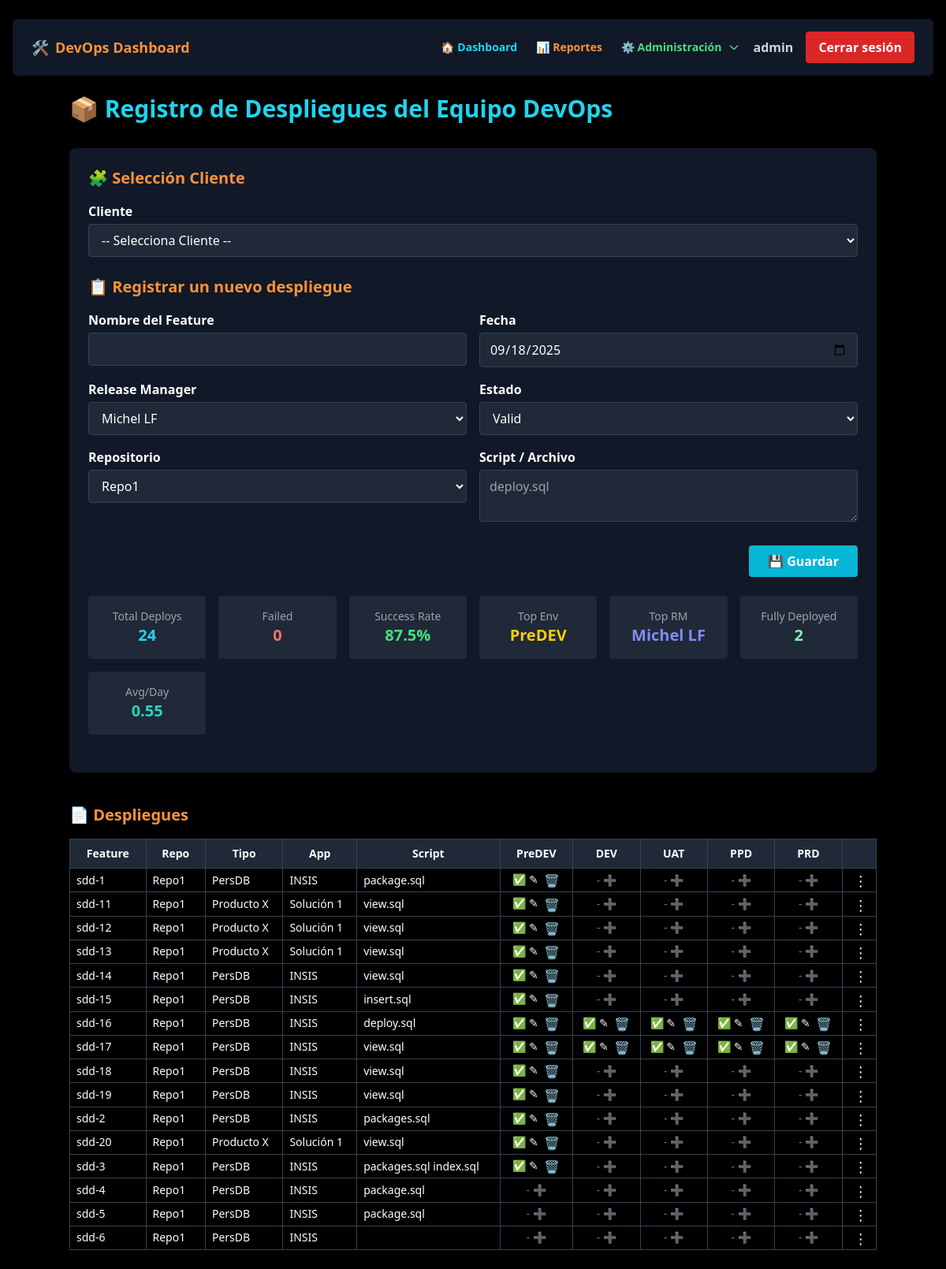
The page / (signed in) on the database its author committed.
### tables this page shows
CREATE TABLE deployments (
    id INTEGER PRIMARY KEY AUTOINCREMENT,
    feature_id INTEGER NOT NULL,
    ambiente TEXT,
    estado TEXT,
    fecha TEXT,
    release_manager TEXT,
    UNIQUE(feature_id, ambiente),
    FOREIGN KEY(feature_id) REFERENCES features(id)
);

CREATE TABLE "features" (
            id INTEGER PRIMARY KEY AUTOINCREMENT,
            product_id INTEGER NOT NULL,
            name TEXT NOT NULL,
            repositorio TEXT,
            master TEXT,
            UNIQUE(name, repositorio),
            FOREIGN KEY (product_id) REFERENCES products(id)
        );

CREATE TABLE products (
            id INTEGER PRIMARY KEY AUTOINCREMENT,
            solution_id INTEGER,
            name TEXT NOT NULL,
            FOREIGN KEY (solution_id) REFERENCES solutions(id)
        );

CREATE TABLE solutions (
            id INTEGER PRIMARY KEY AUTOINCREMENT,
            tenant_id INTEGER,
            name TEXT NOT NULL,
            FOREIGN KEY (tenant_id) REFERENCES tenants(id)
        );

### app.py (the view, shortened to what this page needs)
@app.route("/", methods=["GET", "POST"])
@login_required
def index():
    if 'role' in session and session['role'] == 'viewer':
        return redirect(url_for('reports'))
    filtro = request.args.get("filtro", "").strip()
    filter_estado = request.args.get("filter_estado", "")
    filter_ambiente = request.args.get("filter_ambiente", "")
    rows_all = get_all_features()
    rows_filtered = get_all_features()
    filtered_deployments = [
        r for r in rows_filtered
        if (not filtro or
            filtro.lower() in r["name"].lower() or
            filtro.lower() in r["repositorio"].lower() or
            filtro.lower() in (r["estado"] or "").lower())
        and (not filter_estado or r["estado"] == filter_estado)
        and (not filter_ambiente or r["ambiente"] == filter_ambiente)
    ]
    grouped = defaultdict(lambda: {
        "repositorio": "", "type": "", "application": "", "master": "",
        "env_status": {env: "" for env in ambiente_options}
    })
    for row in rows_all:
        name = row["name"]
        grouped[name]["repositorio"] = row["repositorio"]
        grouped[name]["type"] = row["type"]
        grouped[name]["application"] = row["application"]
        grouped[name]["master"] = row["master"]
        if row["ambiente"]:
            grouped[name]["env_status"][row["ambiente"]] = row["estado"]
    deployment_details = get_all_deployment_details()
    kpis = calculate_kpis(filtered_deployments, ambiente_options)
    return render_template("index.html",
                           grouped_deployments=grouped,
                           deployment_details=deployment_details,
                           ambiente_options=ambiente_options,
                           estado_options=estado_options,
                           type_options=type_options,
                           repos_options=repos_options,
                           rm_options=rm_options,
                           app_options=app_options,
                           tenancy_options=tenancy_options,
                           feature_names=get_all_feature_names(),
                           today=today,
                           filtro=filtro,
                           filter_estado=filter_estado,
                           filter_ambiente=filter_ambiente,
                           filtered_deployments=filtered_deployments,
                           kpis=kpis)

### app.py (called while the page is built)
def login_required(f):
    @wraps(f)
    def decorated_function(*args, **kwargs):
        if 'user_id' not in session:
            return redirect(url_for('login'))
        return f(*args, **kwargs)
    return decorated_function

### model.py (called while the page is built, shortened)
def get_db_connection():
    conn = sqlite3.connect(DB_NAME)
    conn.row_factory = sqlite3.Row
    return conn

def get_all_features(filtro=None):
    conn = get_db_connection()
    cursor = conn.cursor()
    query = '''
        SELECT
            f.id AS feature_id,
            f.name,
            f.repositorio,
            f.master,
            p.name AS type,
            s.name AS application,
            t.name AS tenancy,
            d.ambiente,
            d.estado,
            d.fecha,
            d.release_manager
        FROM features f
        JOIN products p ON f.product_id = p.id
        JOIN solutions s ON p.solution_id = s.id
        JOIN tenants t ON s.tenant_id = t.id
        LEFT JOIN deployments d ON f.id = d.feature_id
    '''
    params = []
    query += ' ORDER BY f.name, d.ambiente'
    cursor.execute(query, params)
    rows = cursor.fetchall()
    conn.close()
    return rows

def get_all_feature_names():
    conn = get_db_connection()
    cursor = conn.execute('SELECT DISTINCT name FROM features')
    names = [row['name'] for row in cursor.fetchall()]
    conn.close()
    return names

def get_all_deployment_details():
    conn = get_db_connection()
    cursor = conn.cursor()
    cursor.execute('''
        SELECT f.name, d.ambiente, d.estado, d.fecha, d.release_manager
        FROM features f
        LEFT JOIN deployments d ON f.id = d.feature_id
    ''')
    rows = cursor.fetchall()
    conn.close()
    deployments = {}
    for row in rows:
        name = row["name"]
        env = row["ambiente"]
        if name not in deployments:
            deployments[name] = {}
        if env:
            deployments[name][env] = {
                "estado": row["estado"],
                "fecha": row["fecha"],
                "release_manager": row["release_manager"]
            }
    return deployments

### templates/index.html (shortened to what this page needs)
<!DOCTYPE html>
<html lang="en">
<head>
  <script src="https://cdn.tailwindcss.com"></script>
</head>
<body class="bg-black text-white px-4 py-6">
<header x-data="{ open: false }" class="sticky top-0 z-50 bg-black mb-6">
  <div class="flex justify-between items-center py-4 px-4 md:px-6 bg-gray-900 rounded-md">
    <div class="text-lg font-bold text-orange-400 flex items-center gap-2">
      <span>🛠</span> <span>DevOps Dashboard</span>
    </div>
    <div class="hidden md:flex items-center space-x-4">
      <nav class="flex space-x-6 text-sm items-center">
        <a href="/" class="text-cyan-400 hover:text-cyan-300 font-semibold flex items-center gap-1">🏠 <span>Dashboard</span></a>
        <a href="/reports" class="text-orange-400 hover:text-orange-300 font-semibold flex items-center gap-1">📊 <span>Reportes</span></a>
        {% if session['role'] == 'admin' %}
        <div x-data="{ adminOpen: false }" class="relative">
          <button @mouseenter="adminOpen = true" @mouseleave="adminOpen = false"
                  @click="adminOpen = !adminOpen"
                  class="text-green-400 hover:text-green-300 font-semibold flex items-center gap-1 focus:outline-none">
            <span>⚙️ Administración</span>
            <svg class="w-4 h-4 ml-1" fill="none" stroke="currentColor" viewBox="0 0 24 24">
              <path stroke-linecap="round" stroke-linejoin="round" stroke-width="2" d="M19 9l-7 7-7-7"/>
            </svg>
          </button>
        </div>
        {% endif %}
      </nav>
      <span class="text-gray-300 font-semibold">{{ session['username'] }}</span>
      <a href="{{ url_for('logout') }}"
         class="ml-2 bg-red-600 hover:bg-red-700 text-white font-semibold px-4 py-2 rounded transition">
        Cerrar sesión
      </a>
    </div>
  </div>
</header>
<div class="max-w-5xl mx-auto">
  <h1 class="text-3xl font-bold text-cyan-400 mb-8">📦 Registro de Despliegues del Equipo DevOps</h1>
  <div class="bg-gray-900 p-6 rounded-lg shadow-lg mb-10">
    <h2 class="text-orange-400 text-xl font-semibold mb-4">🧩 Selección Cliente</h2>
    <form method="POST" action="/">
      <div x-data="dropdowns()" x-init="loadTenants()" class="space-y-4">
        <div class="flex flex-col md:flex-row gap-4">
          <div class="flex-1">
            <label class="font-semibold block mb-1">Cliente</label>
            <select name="tenant_id" x-model="selectedTenant" @change="loadSolutions()"
                    class="w-full bg-gray-800 border border-gray-700 rounded px-3 py-2">
              <option value="">-- Selecciona Cliente --</option>
            </select>
          </div>
        </div>
      </div>
    <h2 class="text-orange-400 text-xl font-semibold mb-4">📋 Registrar un nuevo despliegue</h2>
      <div class="space-y-4">
        <div class="flex flex-col md:flex-row gap-4">
          <div class="flex-1">
            <label class="font-semibold mb-1 block">Nombre del Feature</label>
            <input type="text" id="name" name="name" list="feature_names_list" required
                   class="w-full bg-gray-800 border border-gray-700 rounded px-3 py-2">
          </div>
          <div class="flex-1">
            <label class="font-semibold mb-1 block">Fecha</label>
            <input type="date" id="fecha" name="fecha" value="{{ today }}" required
                   class="w-full bg-gray-800 border border-gray-700 rounded px-3 py-2">
          </div>
        </div>
        <div class="flex flex-col md:flex-row gap-4">
          <div class="flex-1">
            <label class="font-semibold mb-1 block">Release Manager</label>
            <select id="release_manager" name="release_manager" required
                    class="w-full bg-gray-800 border border-gray-700 rounded px-3 py-2">
              {% for rm in rm_options %}
              <option value="{{ rm }}">{{ rm }}</option>
              {% endfor %}
            </select>
          </div>
          <div class="flex-1">
            <label class="font-semibold mb-1 block">Estado</label>
            <select id="estado" name="estado" required
                    class="w-full bg-gray-800 border border-gray-700 rounded px-3 py-2">
              {% for e in estado_options %}
              <option value="{{ e }}">{{ e }}</option>
              {% endfor %}
            </select>
          </div>
        </div>
        <div class="flex flex-col md:flex-row gap-4">
          <div class="flex-1">
            <label class="font-semibold mb-1 block">Repositorio</label>
            <select id="repositorio" name="repositorio" required
                    class="w-full bg-gray-800 border border-gray-700 rounded px-3 py-2">
              {% for r in repos_options %}
              <option value="{{ r }}">{{ r }}</option>
              {% endfor %}
            </select>
          </div>
          <div class="flex-1">
            <label class="font-semibold mb-1 block">Script / Archivo</label>
            <textarea id="master" name="master" rows="2"
                      class="w-full bg-gray-800 border border-gray-700 rounded px-3 py-2"
                      placeholder="deploy.sql"></textarea>
          </div>
        </div>
      </div>
      <div class="mt-6 text-right">
        <button type="submit"
                class="bg-cyan-500 hover:bg-cyan-600 text-white font-semibold px-6 py-2 rounded">
          💾 Guardar
        </button>
      </div>
    </form>
    {% if kpis %}
<div class="grid md:grid-cols-3 lg:grid-cols-6 gap-4 mt-6 mb-6">
  <div class="bg-gray-800 p-4 rounded text-center">
    <p class="text-sm text-gray-400">Total Deploys</p>
    <p class="text-xl font-bold text-cyan-400">{{ kpis.total }}</p>
  </div>
  <div class="bg-gray-800 p-4 rounded text-center">
    <p class="text-sm text-gray-400">Failed</p>
    <p class="text-xl font-bold text-red-400">{{ kpis.failed }}</p>
  </div>
  <div class="bg-gray-800 p-4 rounded text-center">
    <p class="text-sm text-gray-400">Success Rate</p>
    <p class="text-xl font-bold text-green-400">{{ kpis.success_rate }}%</p>
  </div>
  <div class="bg-gray-800 p-4 rounded text-center">
    <p class="text-sm text-gray-400">Top Env</p>
    <p class="text-xl font-bold text-yellow-400">{{ kpis.most_active_env }}</p>
  </div>
  <div class="bg-gray-800 p-4 rounded text-center">
    <p class="text-sm text-gray-400">Top RM</p>
    <p class="text-xl font-bold text-indigo-400">{{ kpis.top_rm }}</p>
  </div>
  <div class="bg-gray-800 p-4 rounded text-center">
    <p class="text-sm text-gray-400">Fully Deployed</p>
    <p class="text-xl font-bold text-green-300">{{ kpis.fully_deployed }}</p>
  </div>
  <div class="bg-gray-800 p-4 rounded text-center">
    <p class="text-sm text-gray-400">Avg/Day</p>
    <p class="text-xl font-bold text-teal-400">{{ kpis.avg_per_day }}</p>
  </div>
</div>
{% endif %}
  </div>
  <h2 class="text-orange-400 text-xl font-semibold mb-4">📄 Despliegues</h2>
  <div class="overflow-x-auto">
    <table class="w-full table-auto border-collapse text-sm">
      <thead>
        <tr>
          <th class="bg-gray-800 px-4 py-2 border border-gray-700">Feature</th>
          <th class="bg-gray-800 px-4 py-2 border border-gray-700">Repo</th>
          <th class="bg-gray-800 px-4 py-2 border border-gray-700">Tipo</th>
          <th class="bg-gray-800 px-4 py-2 border border-gray-700">App</th>
          <th class="bg-gray-800 px-4 py-2 border border-gray-700">Script</th>
          {% for env in ambiente_options %}
          <th class="bg-gray-800 px-4 py-2 border border-gray-700">{{ env }}</th>
          {% endfor %}
          <th class="bg-gray-800 px-4 py-2 border border-gray-700"></th>
        </tr>
      </thead>
      <tbody>
        {% for name, data in grouped_deployments.items() %}
        <tr data-feature="{{ name }}">
          <td class="border border-gray-700 px-2 py-1">{{ name }}</td>
          <td class="border border-gray-700 px-2 py-1">{{ data.repositorio }}</td>
          <td class="border border-gray-700 px-2 py-1">{{ data.type }}</td>
          <td class="border border-gray-700 px-2 py-1">{{ data.application }}</td>
          <td class="border border-gray-700 px-2 py-1">{{ data.master.replace('\\n', '<br>') | safe }}</td>
          {% for env in ambiente_options %}
          <td class="border border-gray-700 px-2 py-1 text-center env-cell" data-env="{{ env }}">
            {% if data.env_status[env] %}
              <span>{{ data.env_status[env] == 'Valid' and '✅' or '❌' }}</span>
              <button class="edit-env-btn" title="Editar">✎</button>
              <button class="delete-env-btn" title="Eliminar despliegue">🗑️</button>
            {% else %}
              <span class="text-gray-500">-</span>
              <button class="edit-env-btn" title="Agregar">➕</button>
            {% endif %}
          </td>
          {% endfor %}
          <td class="border border-gray-700 px-2 py-1 text-center relative">
            <button class="menu-btn" onclick="showRowMenu(event, this)">&#x22EE;</button>
          </td>
        </tr>
        {% endfor %}
      </tbody>
    </table>
  </div>
</div>
</body>
</html>

### templates/index.html (style rules this page uses)
.menu-btn { background: none; border: none; color: #fff; font-size: 18px; cursor: pointer; margin-left: 4px; vertical-align: middle; }
.delete-env-btn { background: none; border: none; color: #f87171; font-size: 16px; margin-left: 4px; cursor: pointer; vertical-align: middle; }

### rows shown on the page
deployments: most_active_env "PreDEV", top_rm "Michel LF", name "sdd-1", repositorio "Repo1", type "PersDB", application "INSIS", master.replace "package.sql", estado "✅"
deployments: name "sdd-11", repositorio "Repo1", type "Producto X", application "Solución 1", master.replace "view.sql", estado "✅"
deployments: name "sdd-12", repositorio "Repo1", type "Producto X", application "Solución 1", master.replace "view.sql", estado "✅"
deployments: name "sdd-13", repositorio "Repo1", type "Producto X", application "Solución 1", master.replace "view.sql", estado "✅"
deployments: name "sdd-14", repositorio "Repo1", type "PersDB", application "INSIS", master.replace "view.sql", estado "✅"
deployments: name "sdd-15", repositorio "Repo1", type "PersDB", application "INSIS", master.replace "insert.sql", estado "✅"
deployments: name "sdd-16", repositorio "Repo1", type "PersDB", application "INSIS", master.replace "deploy.sql", estado "✅" "✅" "✅" "✅" "✅"
deployments: name "sdd-17", repositorio "Repo1", type "PersDB", application "INSIS", master.replace "view.sql", estado "✅" "✅" "✅" "✅" "✅"
deployments: name "sdd-18", repositorio "Repo1", type "PersDB", application "INSIS", master.replace "view.sql", estado "✅"
deployments: name "sdd-19", repositorio "Repo1", type "PersDB", application "INSIS", master.replace "view.sql", estado "✅"
deployments: name "sdd-2", repositorio "Repo1", type "PersDB", application "INSIS", master.replace "packages.sql", estado "✅"
deployments: name "sdd-20", repositorio "Repo1", type "Producto X", application "Solución 1", master.replace "view.sql", estado "✅"
deployments: name "sdd-3", repositorio "Repo1", type "PersDB", application "INSIS", master.replace "packages.sql index.sql", estado "✅"
features: name "sdd-4", repositorio "Repo1", type "PersDB", application "INSIS", master.replace "package.sql"
features: name "sdd-5", repositorio "Repo1", type "PersDB", application "INSIS", master.replace "package.sql"
features: name "sdd-6", repositorio "Repo1", type "PersDB", application "INSIS"

### other values the page prints
{{ session['username'] }} "admin"
{{ kpis.total }} "24"
{{ kpis.failed }} "0"
{{ kpis.success_rate }} "87.5"
{{ kpis.fully_deployed }} "2"
{{ kpis.avg_per_day }} "0.55"
{{ env }} "PreDEV" "DEV" "UAT" "PPD" "PRD"
form field release_manager "Michel LF"
form field estado "Valid"
form field repositorio "Repo1"
